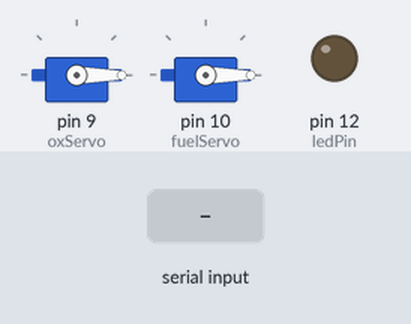
Bench run of a sketch on a simulated Arduino Uno, built with avr-gcc and run on an emulated ATmega328P. Parts: 2 × servo, output pins drawn as LEDs (lit = HIGH). Inputs (shaded band) come from the test bench. What the sketch prints to the serial monitor is not drawn.

Above: at 1.2 s.
1.3 s: "cycleoxvalve90\n" received over Serial
At 2.5 s:
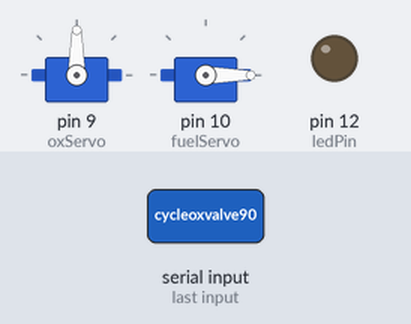
2.8 s: "fuelservo,45\n" received over Serial
At 3.6 s:
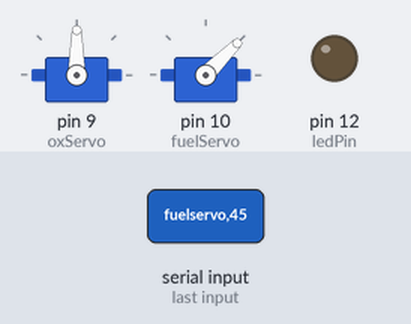
4.3 s: "abort\n" received over Serial
At 5.4 s:
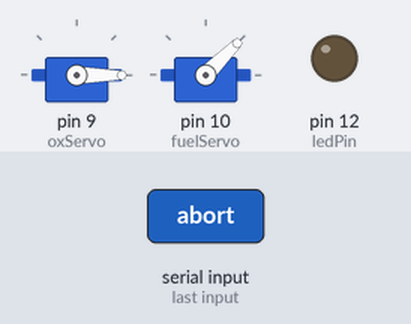
5.8 s: "fuelservo\n" received over Serial
At 6.8 s:
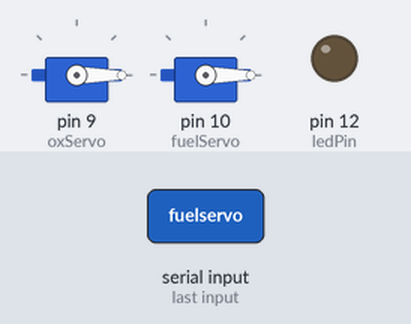
Timing chart, 0 to 8.3 s (numbered marks = the images above; inputs shaded):
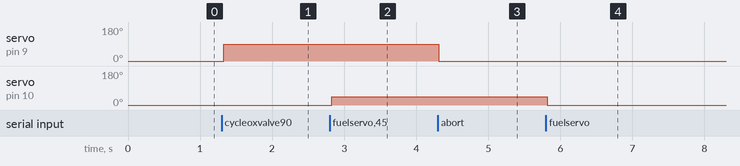

The sketch:

ServoControl.ino
```cpp
#include <Servo.h>

// Servo objects for the valves
Servo oxServo;
Servo fuelServo;

// servo handling
int servoVal;
float servoPOS;
int increment = 0;
int max = 90;

// hardware pins
const int ledPin = 12;
const int hallEffect = 8;

// Emergency abort flag
bool emgAbort = false;

// Generic Cycle struct
// handles time open/close operations
struct valveCycle {
  bool active = false;
  unsigned long startTime = 0;
  unsigned long cycleTime = 0;
};

// Ignition Sequence struct
// handles countdown, timing and the LED "GO" light
struct ignitionSequence {
  bool active = false;
  unsigned long startTime = 0;
  unsigned long countdownMS = 0;
};

// instances for structs
ignitionSequence sequence;
valveCycle oxCycle;
valveCycle fuelCycle;

// check if the abort flag has been set to true
bool checkAbort() {
  if (emgAbort) return(true);
  else return(false);
}

// Get all data and send over the serial line
void readAndSendData() {
  unsigned long lastSend = 0;

  if(millis() - lastSend >= 50) {
    // Read servo positions ||| This method is temp until we get feedback servos for exact POS
    int oxValue = oxServo.read();
    int fuelValue = fuelServo.read();

    // send data over Serial ||| this will just be the values and no string for better parsing on the python side
    Serial.println(String(oxValue) + " " + String(fuelValue));
    lastSend = millis();
  }
}

void incrementOpen() {

  if (increment == 0) {
    oxServo.write(0);
    fuelServo.write(0);
    increment++;
  }
  else if (increment == 10) {
    oxServo.write(0);
    fuelServo.write(0);
    increment = 0;
  }
  else {
    oxServo.write(oxServo.read() + 10);
    fuelServo.write(fuelServo.read() + 10);
    increment++;
  }
}

// Read data from the Serial port when available
String readMessage() {
  String message = "";
  // make sure we arent interfering with soemthing else
  while (Serial.available()) {
    char c = Serial.read();
    if (c == '\n') break; // End of string
    // set every message to lowercase for easy handling
    message += char(tolower(c));
    delay(2);
  }

  return message;
}

// Starts the valve cycle ||| open valve for cycleTime
void startValveCycle(valveCycle &cycle, Servo &servo) {
  if (sequence.active) return;

  cycle.active = true;
  cycle.startTime = millis();
  servo.write(0); // set servo POS to 0

}

// Starts the ignition sequence using CountdownMS
void startIgnitionSequence() {
  if(oxCycle.active || fuelCycle.active) return;

  sequence.active = true;
  sequence.startTime = millis();
}

// Runs the state maching for valve cycle
void updateValveCycle(valveCycle &cycle, Servo &servo) {
  // make sure the cycle is active
  if (!cycle.active) return;

  // make sure we havent aborted before doing anything
  if (checkAbort()) {
    servo.write(0);
    !cycle.active;
    return;
  }

  unsigned long elapsed = millis() - cycle.startTime;

  if (elapsed < cycle.cycleTime) {
    servo.write(max);   // Open
  }
  else if (elapsed >= cycle.cycleTime) {
    servo.write(0);     // Close
    cycle.active = false;  // Done
  }
}

// Run the full ignition sequence
void ignitionSequenceRun() {
  if (!sequence.active) return;

  if (checkAbort()) {
    // set everything to 0 and disable the sequence
    oxServo.write(0);
    fuelServo.write(0);
    digitalWrite(ledPin, LOW);
    !sequence.active;
    return;
  }

  unsigned long elapsed = millis() - sequence.startTime;

  // 5 second before countdown ends enable LED for sparkbox crew
  if (elapsed >= (sequence.countdownMS - 5000) && elapsed < sequence.countdownMS) {
    digitalWrite(ledPin, HIGH);
  }
  // when countdown finishes open valves
  if (elapsed >= sequence.countdownMS && elapsed < sequence.countdownMS + 4000) {
    oxServo.write(max);
    fuelServo.write(max);
  }
  // wait 4 seconds and close valves and disable sequence
  if (elapsed >= sequence.countdownMS + 4000) {
    oxServo.write(0);
    fuelServo.write(0);
    digitalWrite(ledPin, LOW);
    sequence.active = false;
  }
}

void setup() {
  oxServo.attach(9);
  fuelServo.attach(10);
  Serial.begin(115200);

  oxServo.write(0);
  fuelServo.write(0);

  pinMode(ledPin, OUTPUT);
}

void loop() {
  // read message every loop
  String command = readMessage();

  readAndSendData();

  // command checking
  if (command.startsWith("oxservo")) {
    // parse int for precise movement
    servoVal = command.substring(8).toInt();
    oxServo.write(servoVal);
  }
  if (command.startsWith("fuelservo")) {
    servoVal = command.substring(10).toInt();
    fuelServo.write(servoVal);
  }
  if (command.startsWith("cycleoxvalve")) {
    oxCycle.cycleTime = command.substring(12).toInt() * 1000;
    startValveCycle(oxCycle, oxServo);
  }
  if (command.startsWith("cyclefuelvalve")) {
    fuelCycle.cycleTime = command.substring(14).toInt() * 1000;
    startValveCycle(fuelCycle, fuelServo);
  }
  if (command.startsWith("ignseq")) {
    sequence.countdownMS = command.substring(6).toInt() * 1000;
    startIgnitionSequence();
  }
  if (command == "incrementopen") incrementOpen();
  if (command == "abort") emgAbort = true;

  updateValveCycle(oxCycle, oxServo);
  updateValveCycle(fuelCycle, fuelServo);
  ignitionSequenceRun();
}
```

Measured:
- after the input at 1.3 s, servo on pin 9 (oxServo): 0° → 90° at once
- after the input at 2.8 s, servo on pin 10 (fuelServo): 0° → 45° at once
- after the input at 4.3 s, servo on pin 9 (oxServo): 90° → 0° at once
- after the input at 5.8 s, servo on pin 10 (fuelServo): 45° → 0° at once
